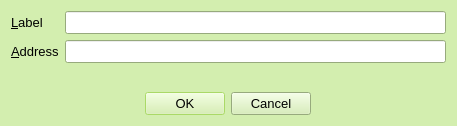
<?xml version="1.0" encoding="UTF-8"?>
<ui version="4.0">
 <class>EditAddressDialog</class>
 <widget class="QDialog" name="EditAddressDialog">
  <property name="geometry">
   <rect>
    <x>0</x>
    <y>0</y>
    <width>457</width>
    <height>126</height>
   </rect>
  </property>
  <property name="palette">
   <palette>
    <active>
     <colorrole role="Button">
      <brush brushstyle="SolidPattern">
       <color alpha="255">
        <red>211</red>
        <green>238</green>
        <blue>175</blue>
       </color>
      </brush>
     </colorrole>
     <colorrole role="Base">
      <brush brushstyle="SolidPattern">
       <color alpha="255">
        <red>255</red>
        <green>255</green>
        <blue>255</blue>
       </color>
      </brush>
     </colorrole>
     <colorrole role="Window">
      <brush brushstyle="SolidPattern">
       <color alpha="255">
        <red>211</red>
        <green>238</green>
        <blue>175</blue>
       </color>
      </brush>
     </colorrole>
     <colorrole role="Highlight">
      <brush brushstyle="SolidPattern">
       <color alpha="255">
        <red>159</red>
        <green>213</green>
        <blue>85</blue>
       </color>
      </brush>
     </colorrole>
     <colorrole role="AlternateBase">
      <brush brushstyle="SolidPattern">
       <color alpha="255">
        <red>211</red>
        <green>238</green>
        <blue>175</blue>
       </color>
      </brush>
     </colorrole>
     <colorrole role="ToolTipBase">
      <brush brushstyle="SolidPattern">
       <color alpha="255">
        <red>211</red>
        <green>238</green>
        <blue>175</blue>
       </color>
      </brush>
     </colorrole>
    </active>
    <inactive>
     <colorrole role="Button">
      <brush brushstyle="SolidPattern">
       <color alpha="255">
        <red>211</red>
        <green>238</green>
        <blue>175</blue>
       </color>
      </brush>
     </colorrole>
     <colorrole role="Base">
      <brush brushstyle="SolidPattern">
       <color alpha="255">
        <red>255</red>
        <green>255</green>
        <blue>255</blue>
       </color>
      </brush>
     </colorrole>
     <colorrole role="Window">
      <brush brushstyle="SolidPattern">
       <color alpha="255">
        <red>211</red>
        <green>238</green>
        <blue>175</blue>
       </color>
      </brush>
     </colorrole>
     <colorrole role="Highlight">
      <brush brushstyle="SolidPattern">
       <color alpha="255">
        <red>159</red>
        <green>213</green>
        <blue>85</blue>
       </color>
      </brush>
     </colorrole>
     <colorrole role="AlternateBase">
      <brush brushstyle="SolidPattern">
       <color alpha="255">
        <red>211</red>
        <green>238</green>
        <blue>175</blue>
       </color>
      </brush>
     </colorrole>
     <colorrole role="ToolTipBase">
      <brush brushstyle="SolidPattern">
       <color alpha="255">
        <red>211</red>
        <green>238</green>
        <blue>175</blue>
       </color>
      </brush>
     </colorrole>
    </inactive>
    <disabled>
     <colorrole role="Button">
      <brush brushstyle="SolidPattern">
       <color alpha="255">
        <red>211</red>
        <green>238</green>
        <blue>175</blue>
       </color>
      </brush>
     </colorrole>
     <colorrole role="Base">
      <brush brushstyle="SolidPattern">
       <color alpha="255">
        <red>211</red>
        <green>238</green>
        <blue>175</blue>
       </color>
      </brush>
     </colorrole>
     <colorrole role="Window">
      <brush brushstyle="SolidPattern">
       <color alpha="255">
        <red>211</red>
        <green>238</green>
        <blue>175</blue>
       </color>
      </brush>
     </colorrole>
     <colorrole role="Highlight">
      <brush brushstyle="SolidPattern">
       <color alpha="255">
        <red>0</red>
        <green>0</green>
        <blue>128</blue>
       </color>
      </brush>
     </colorrole>
     <colorrole role="AlternateBase">
      <brush brushstyle="SolidPattern">
       <color alpha="255">
        <red>211</red>
        <green>238</green>
        <blue>175</blue>
       </color>
      </brush>
     </colorrole>
     <colorrole role="ToolTipBase">
      <brush brushstyle="SolidPattern">
       <color alpha="255">
        <red>211</red>
        <green>238</green>
        <blue>175</blue>
       </color>
      </brush>
     </colorrole>
    </disabled>
   </palette>
  </property>
  <property name="font">
   <font>
    <family>Liberation Sans</family>
    <pointsize>10</pointsize>
   </font>
  </property>
  <property name="windowTitle">
   <string>Edit Address</string>
  </property>
  <layout class="QVBoxLayout" name="verticalLayout">
   <item>
    <layout class="QFormLayout" name="formLayout">
     <property name="fieldGrowthPolicy">
      <enum>QFormLayout::AllNonFixedFieldsGrow</enum>
     </property>
     <item row="0" column="0">
      <widget class="QLabel" name="label">
       <property name="text">
        <string>&amp;Label</string>
       </property>
       <property name="buddy">
        <cstring>labelEdit</cstring>
       </property>
      </widget>
     </item>
     <item row="0" column="1">
      <widget class="QLineEdit" name="labelEdit">
       <property name="toolTip">
        <string>The label associated with this address book entry</string>
       </property>
      </widget>
     </item>
     <item row="1" column="0">
      <widget class="QLabel" name="label_2">
       <property name="text">
        <string>&amp;Address</string>
       </property>
       <property name="buddy">
        <cstring>addressEdit</cstring>
       </property>
      </widget>
     </item>
     <item row="1" column="1">
      <widget class="QLineEdit" name="addressEdit">
       <property name="toolTip">
        <string>The address associated with this address book entry. This can only be modified for sending addresses.</string>
       </property>
      </widget>
     </item>
    </layout>
   </item>
   <item alignment="Qt::AlignHCenter">
    <widget class="QDialogButtonBox" name="buttonBox">
     <property name="orientation">
      <enum>Qt::Horizontal</enum>
     </property>
     <property name="standardButtons">
      <set>QDialogButtonBox::Cancel|QDialogButtonBox::Ok</set>
     </property>
    </widget>
   </item>
  </layout>
 </widget>
 <resources/>
 <connections>
  <connection>
   <sender>buttonBox</sender>
   <signal>accepted()</signal>
   <receiver>EditAddressDialog</receiver>
   <slot>accept()</slot>
   <hints>
    <hint type="sourcelabel">
     <x>248</x>
     <y>254</y>
    </hint>
    <hint type="destinationlabel">
     <x>157</x>
     <y>274</y>
    </hint>
   </hints>
  </connection>
  <connection>
   <sender>buttonBox</sender>
   <signal>rejected()</signal>
   <receiver>EditAddressDialog</receiver>
   <slot>reject()</slot>
   <hints>
    <hint type="sourcelabel">
     <x>316</x>
     <y>260</y>
    </hint>
    <hint type="destinationlabel">
     <x>286</x>
     <y>274</y>
    </hint>
   </hints>
  </connection>
 </connections>
</ui>
